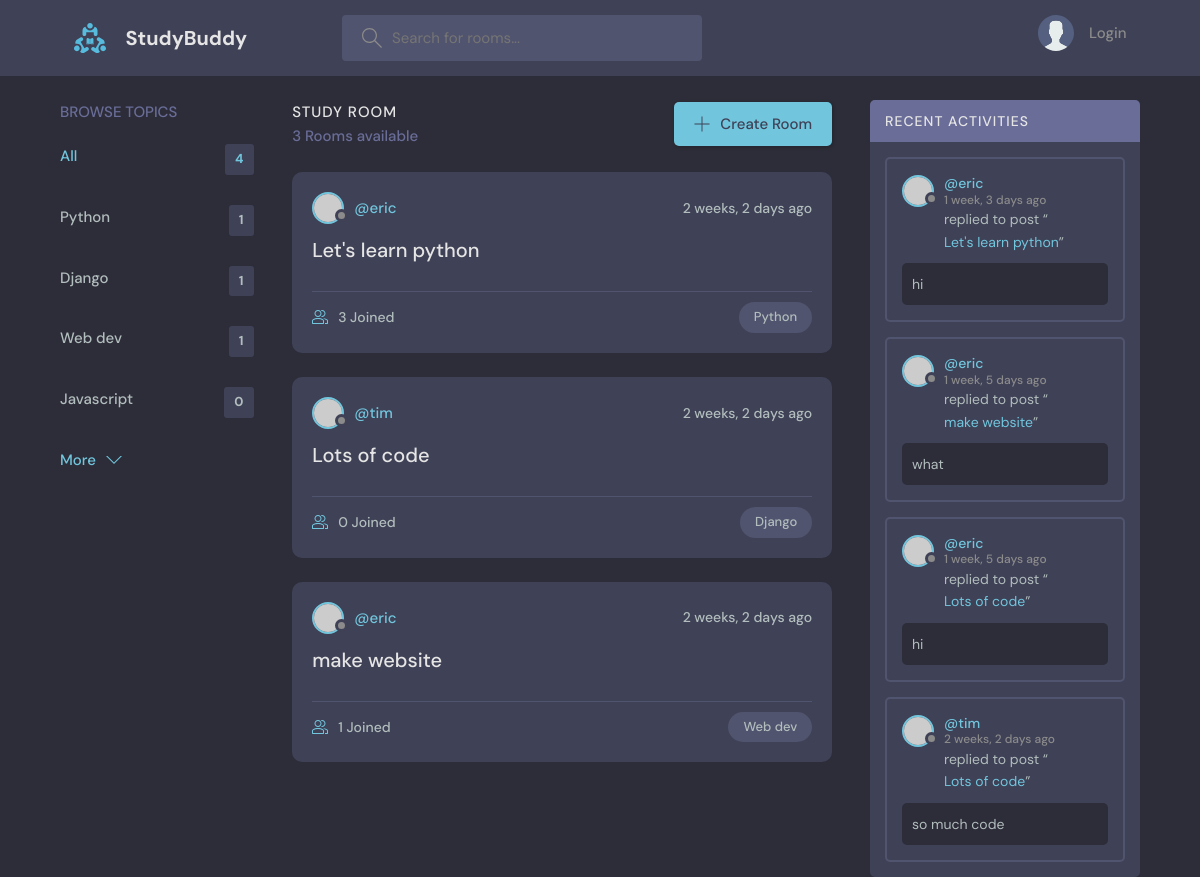
The app's page /, older data.
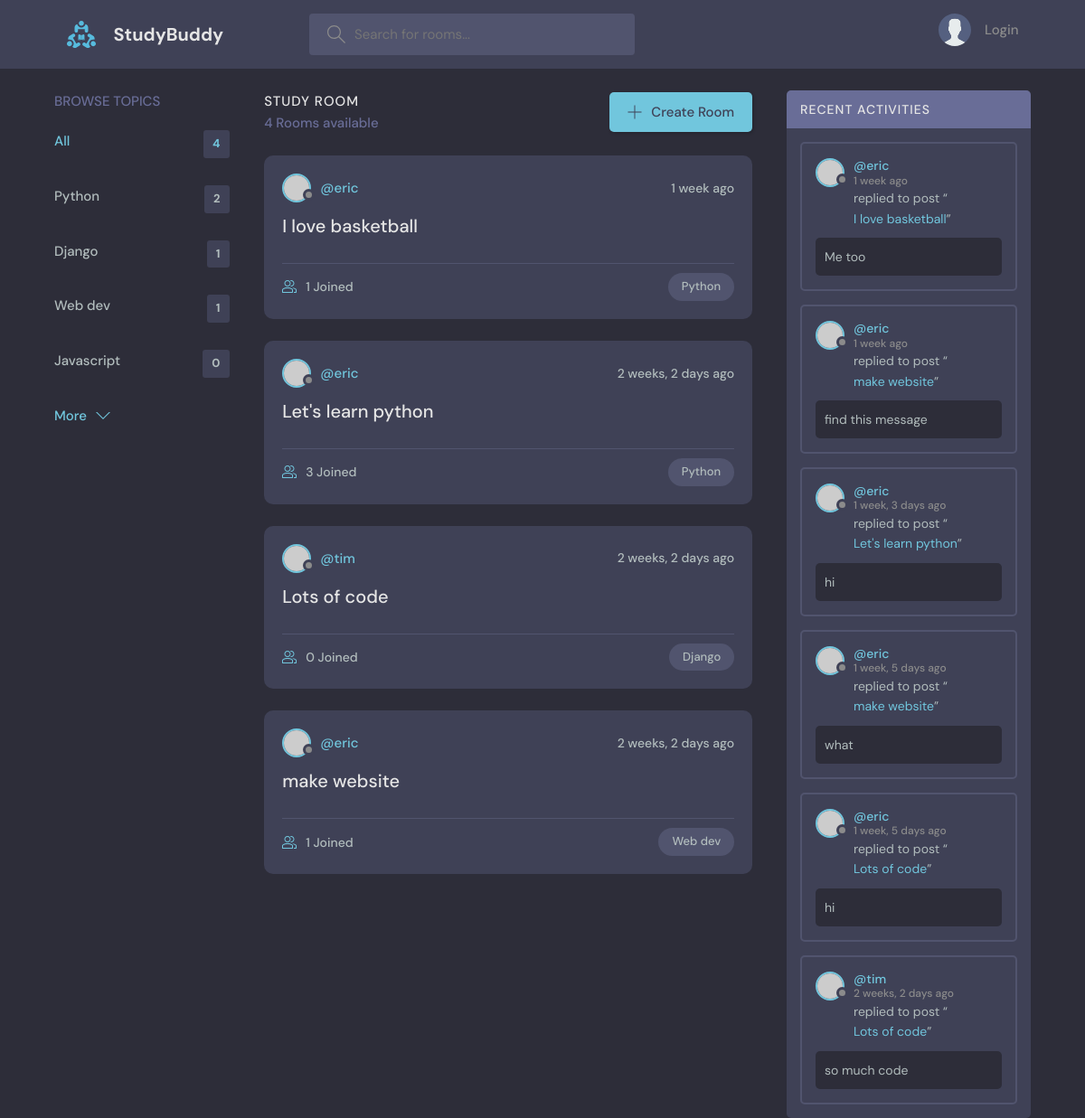
The same page, newer data.
### base/models.py (models this page shows, shortened)
class Topic(models.Model):
    name = models.CharField(max_length=200)

class Room(models.Model):
    host = models.ForeignKey(User, on_delete=models.SET_NULL, null=True)
    topic = models.ForeignKey(Topic, on_delete=models.SET_NULL, null=True)
    name = models.CharField(max_length=200)
    description = models.TextField(null=True, blank=True)
    participants = models.ManyToManyField(User, related_name='participants', blank=True)
    updated = models.DateTimeField(auto_now=True)
    created = models.DateTimeField(auto_now_add=True)
    class Meta: #order by descending date, newest first
        ordering = ['-updated', '-created']
    def __str__(self):
        return self.name

class Message(models.Model):
    user = models.ForeignKey(User, on_delete=models.CASCADE)
    room = models.ForeignKey(Room, on_delete=models.CASCADE)
    body = models.TextField()
    updated = models.DateTimeField(auto_now=True)
    created = models.DateTimeField(auto_now_add=True)
    class Meta: #order by descending date, newest first
        ordering = ['-updated', '-created']

### base/views.py (the view)
# urls.py: path('', views.home, name='home'),
def home(request):
    q = request.GET.get('q') if request.GET.get('q') != None else ''
    rooms = Room.objects.filter(
        Q(topic__name__icontains=q) |
        Q(name__icontains=q) |
        Q(description__icontains=q)
        )
    topics = Topic.objects.all()[0:5]
    room_count = rooms.count()
    room_messages = Message.objects.filter(Q(room__topic__name__icontains=q))
    context = {'rooms': rooms, 'topics': topics,
               'room_count': room_count, 'room_messages':room_messages}
    return render(request, 'base/home.html', context)

### base/templates/base/home.html (shortened to what this page needs)
{% extends 'main.html' %}
{% block content %}
<main class="layout layout--3">
  <div class="container">
    {% include 'base/topics_component.html' %}
    <div class="roomList">
      <div class="roomList__header">
        <div>
          <h2>Study Room</h2>
          <p>{{room_count}} Rooms available</p>
        </div>
        <a class="btn btn--main" href="{% url 'create-room' %}">
          <svg version="1.1" xmlns="http://www.w3.org/2000/svg" width="32" height="32" viewBox="0 0 32 32">
            <title>add</title>
            <path
              d="M16.943 0.943h-1.885v14.115h-14.115v1.885h14.115v14.115h1.885v-14.115h14.115v-1.885h-14.115v-14.115z"
            ></path>
          </svg>
          Create Room
        </a>
      </div>
      {% include 'base/feed_component.html' %}
    </div>
     {% include 'base/activity_component.html' %}
  </div>
</main>
{% endblock %}

### base/templates/base/topics_component.html
<div class="topics">
    <div class="topics__header">
      <h2>Browse Topics</h2>
    </div>
    <ul class="topics__list">
      <li>
        <a href="{% url 'home' %}" class="active">All <span>{{topics.count}}</span></a>
      </li>
      {% for topic in topics %}
      <li>
        <a href="{% url 'home' %}?q={{topic.name}}">{{topic.name}} <span>{{topic.room_set.all.count}}</span></a>
      </li>
      {% endfor %}
    </ul>
    <a class="btn btn--link" href="{% url 'topics' %}">
      More
      <svg version="1.1" xmlns="http://www.w3.org/2000/svg" width="32" height="32" viewBox="0 0 32 32">
        <title>chevron-down</title>
        <path d="M16 21l-13-13h-3l16 16 16-16h-3l-13 13z"></path>
      </svg>
    </a>
  </div>

### base/templates/base/feed_component.html (shortened to what this page needs)
{% for room in rooms %}
<div class="roomListRoom">
    <div class="roomListRoom__header">
      <a href="{% url 'user-profile' room.host.id %}" class="roomListRoom__author">
        <div class="avatar avatar--small">
          <img src="https://randomuser.me/api/portraits/women/11.jpg" />
        </div>
        <span>@{{room.host.username}}</span>
      </a>
      <div class="roomListRoom__actions">
        <span>{{room.created|timesince}} ago</span>
      </div>
    </div>
    <div class="roomListRoom__content">
      <a href="{% url 'room' room.id %}">{{room.name}}</a>
    </div>
    <div class="roomListRoom__meta">
      <a href="{% url 'room' room.id %}l" class="roomListRoom__joined">
        {{room.participants.all.count}} Joined
      </a>
      <p class="roomListRoom__topic">{{room.topic.name}}</p>
    </div>
  </div>
  {% endfor %}

### base/templates/base/activity_component.html (shortened to what this page needs)
<div class="activities">
    <div class="activities__header">
      <h2>Recent Activities</h2>
    </div>
    {% for message in room_messages %}
    <div class="activities__box">
      <div class="activities__boxHeader roomListRoom__header">
        <a href="{% url 'user-profile' message.user.id %}" class="roomListRoom__author">
          <div class="avatar avatar--small">
            <img src="https://randomuser.me/api/portraits/women/11.jpg" />
          </div>
          <p>
            @{{message.user}}
            <span>{{message.created|timesince}} ago</span>
          </p>
        </a>
      </div>
      <div class="activities__boxContent">
        <p>replied to post “<a href="{% url 'room' message.room.id %}">{{message.room}}</a>”</p>
        <div class="activities__boxRoomContent">
          {{message.body}}
        </div>
      </div>
    </div>
    {% endfor %}
  </div>

Row changes from the older to the newer data that the page shows:
computed for Topic "Python": room_set.all.count "1" → "2"
added Room: host.username "eric", created "1 week", name "I love basketball", participants.all.count "1", topic.name "Python"
added Message: user "eric", created "1 week", room "I love basketball", body "Me too"
added Message: user "eric", created "1 week", room "make website", body "find this message"
Text that changed along with them:
{{ room_count }}: "3" → "4"
